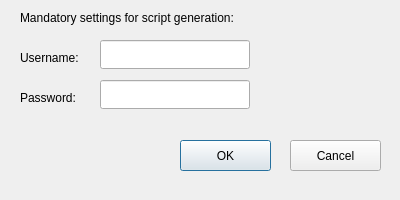
<?xml version="1.0" encoding="UTF-8"?>
<ui version="4.0">
 <class>Preferences</class>
 <widget class="QDialog" name="Preferences">
  <property name="geometry">
   <rect>
    <x>0</x>
    <y>0</y>
    <width>400</width>
    <height>200</height>
   </rect>
  </property>
  <property name="minimumSize">
   <size>
    <width>400</width>
    <height>200</height>
   </size>
  </property>
  <property name="maximumSize">
   <size>
    <width>400</width>
    <height>200</height>
   </size>
  </property>
  <property name="windowTitle">
   <string>Dialog</string>
  </property>
  <widget class="QLabel" name="lblPrefText">
   <property name="geometry">
    <rect>
     <x>20</x>
     <y>10</y>
     <width>271</width>
     <height>16</height>
    </rect>
   </property>
   <property name="text">
    <string>Mandatory settings for script generation:</string>
   </property>
  </widget>
  <widget class="QLabel" name="lblUsername">
   <property name="geometry">
    <rect>
     <x>20</x>
     <y>50</y>
     <width>81</width>
     <height>16</height>
    </rect>
   </property>
   <property name="text">
    <string>Username: </string>
   </property>
  </widget>
  <widget class="QLabel" name="lblPassword">
   <property name="geometry">
    <rect>
     <x>20</x>
     <y>90</y>
     <width>71</width>
     <height>16</height>
    </rect>
   </property>
   <property name="text">
    <string>Password:</string>
   </property>
  </widget>
  <widget class="QLineEdit" name="leCHARMUsername">
   <property name="geometry">
    <rect>
     <x>100</x>
     <y>40</y>
     <width>150</width>
     <height>29</height>
    </rect>
   </property>
  </widget>
  <widget class="QLineEdit" name="leCHARMPassword">
   <property name="geometry">
    <rect>
     <x>100</x>
     <y>80</y>
     <width>150</width>
     <height>29</height>
    </rect>
   </property>
   <property name="echoMode">
    <enum>QLineEdit::Password</enum>
   </property>
  </widget>
  <widget class="QPushButton" name="pbPrefOK">
   <property name="geometry">
    <rect>
     <x>180</x>
     <y>140</y>
     <width>91</width>
     <height>31</height>
    </rect>
   </property>
   <property name="text">
    <string>OK</string>
   </property>
  </widget>
  <widget class="QPushButton" name="pbPrefCancel">
   <property name="geometry">
    <rect>
     <x>290</x>
     <y>140</y>
     <width>91</width>
     <height>31</height>
    </rect>
   </property>
   <property name="text">
    <string>Cancel</string>
   </property>
  </widget>
 </widget>
 <resources/>
 <connections/>
</ui>
